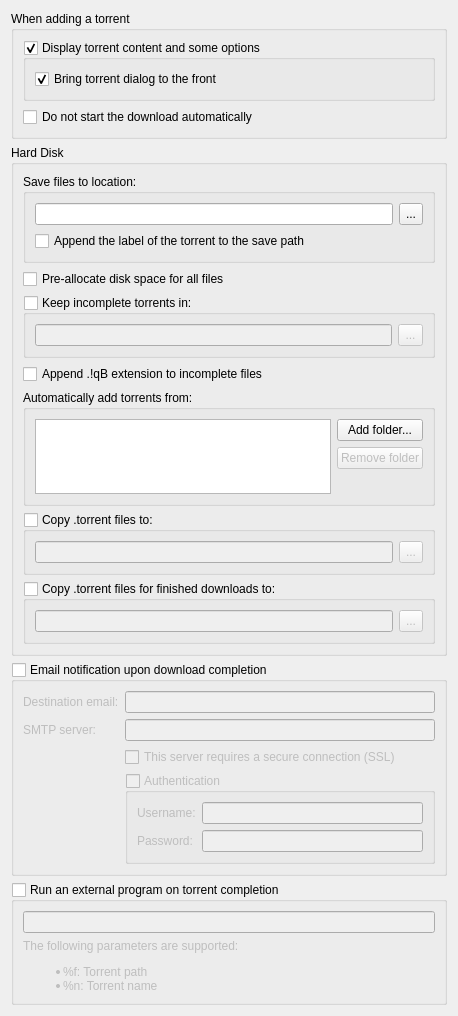
          <widget class="QWidget" name="scrollAreaWidgetContents_2">
           <property name="geometry">
            <rect>
             <x>0</x>
             <y>0</y>
             <width>458</width>
             <height>905</height>
            </rect>
           </property>
           <layout class="QVBoxLayout" name="verticalLayout">
            <item>
             <widget class="QGroupBox" name="torrentAdditionBox">
              <property name="sizePolicy">
               <sizepolicy hsizetype="Expanding" vsizetype="Preferred">
                <horstretch>0</horstretch>
                <verstretch>0</verstretch>
               </sizepolicy>
              </property>
              <property name="title">
               <string>When adding a torrent</string>
              </property>
              <layout class="QGridLayout" name="gridLayout_5">
               <property name="bottomMargin">
                <number>9</number>
               </property>
               <item row="1" column="0">
                <widget class="QCheckBox" name="checkStartPaused">
                 <property name="text">
                  <string comment="The torrent will be added to download list in pause state">Do not start the download automatically</string>
                 </property>
                </widget>
               </item>
               <item row="0" column="0">
                <widget class="QGroupBox" name="checkAdditionDialog">
                 <property name="title">
                  <string>Display torrent content and some options</string>
                 </property>
                 <property name="checkable">
                  <bool>true</bool>
                 </property>
                 <layout class="QGridLayout" name="gridLayout_15">
                  <item row="0" column="0">
                   <widget class="QCheckBox" name="checkAdditionDialogFront">
                    <property name="text">
                     <string>Bring torrent dialog to the front</string>
                    </property>
                    <property name="checked">
                     <bool>true</bool>
                    </property>
                   </widget>
                  </item>
                 </layout>
                </widget>
               </item>
              </layout>
             </widget>
            </item>
            <item>
             <widget class="QGroupBox" name="fileSystemBox">
              <property name="sizePolicy">
               <sizepolicy hsizetype="Expanding" vsizetype="Preferred">
                <horstretch>0</horstretch>
                <verstretch>0</verstretch>
               </sizepolicy>
              </property>
              <property name="title">
               <string>Hard Disk</string>
              </property>
              <layout class="QVBoxLayout" name="verticalLayout_25">
               <item>
                <widget class="QGroupBox" name="groupBox_3">
                 <property name="title">
                  <string>Save files to location:</string>
                 </property>
                 <layout class="QVBoxLayout" name="verticalLayout_26">
                  <property name="bottomMargin">
                   <number>9</number>
                  </property>
                  <item>
                   <layout class="QHBoxLayout" name="horizontalLayout_10">
                    <item>
                     <widget class="QLineEdit" name="textSavePath">
                      <property name="sizePolicy">
                       <sizepolicy hsizetype="Expanding" vsizetype="Fixed">
                        <horstretch>0</horstretch>
                        <verstretch>0</verstretch>
                       </sizepolicy>
                      </property>
                      <property name="text">
                       <string/>
                      </property>
                     </widget>
                    </item>
                    <item>
                     <widget class="QToolButton" name="browseSaveDirButton">
                      <property name="enabled">
                       <bool>true</bool>
                      </property>
                      <property name="minimumSize">
                       <size>
                        <width>22</width>
                        <height>22</height>
                       </size>
                      </property>
                      <property name="maximumSize">
                       <size>
                        <width>25</width>
                        <height>27</height>
                       </size>
                      </property>
                      <property name="text">
                       <string notr="true">...</string>
                      </property>
                     </widget>
                    </item>
                   </layout>
                  </item>
                  <item>
                   <widget class="QCheckBox" name="checkAppendLabel">
                    <property name="text">
                     <string>Append the label of the torrent to the save path</string>
                    </property>
                   </widget>
                  </item>
                 </layout>
                </widget>
               </item>
               <item>
                <widget class="QCheckBox" name="checkPreallocateAll">
                 <property name="text">
                  <string>Pre-allocate disk space for all files</string>
                 </property>
                </widget>
               </item>
               <item>
                <widget class="QGroupBox" name="checkTempFolder">
                 <property name="title">
                  <string>Keep incomplete torrents in:</string>
                 </property>
                 <property name="checkable">
                  <bool>true</bool>
                 </property>
                 <property name="checked">
                  <bool>false</bool>
                 </property>
                 <layout class="QGridLayout" name="gridLayout_3">
                  <property name="bottomMargin">
                   <number>9</number>
                  </property>
                  <item row="0" column="0">
                   <widget class="QLineEdit" name="textTempPath"/>
                  </item>
                  <item row="0" column="1">
                   <widget class="QToolButton" name="browseTempDirButton">
                    <property name="sizePolicy">
                     <sizepolicy hsizetype="Fixed" vsizetype="Fixed">
                      <horstretch>25</horstretch>
                      <verstretch>27</verstretch>
                     </sizepolicy>
                    </property>
                    <property name="minimumSize">
                     <size>
                      <width>22</width>
                      <height>22</height>
                     </size>
                    </property>
                    <property name="maximumSize">
                     <size>
                      <width>25</width>
                      <height>27</height>
                     </size>
                    </property>
                    <property name="text">
                     <string notr="true">...</string>
                    </property>
                   </widget>
                  </item>
                 </layout>
                </widget>
               </item>
               <item>
                <widget class="QCheckBox" name="checkAppendqB">
                 <property name="text">
                  <string>Append .!qB extension to incomplete files</string>
                 </property>
                </widget>
               </item>
               <item>
                <widget class="QGroupBox" name="groupBox_2">
                 <property name="title">
                  <string>Automatically add torrents from:</string>
                 </property>
                 <layout class="QVBoxLayout" name="verticalLayout_38">
                  <property name="bottomMargin">
                   <number>9</number>
                  </property>
                  <item>
                   <layout class="QHBoxLayout" name="horizontalLayout_16">
                    <item>
                     <widget class="QTableView" name="scanFoldersView">
                      <property name="sizePolicy">
                       <sizepolicy hsizetype="Expanding" vsizetype="Expanding">
                        <horstretch>0</horstretch>
                        <verstretch>1</verstretch>
                       </sizepolicy>
                      </property>
                      <property name="minimumSize">
                       <size>
                        <width>250</width>
                        <height>75</height>
                       </size>
                      </property>
                      <property name="selectionMode">
                       <enum>QAbstractItemView::SingleSelection</enum>
                      </property>
                      <property name="selectionBehavior">
                       <enum>QAbstractItemView::SelectRows</enum>
                      </property>
                      <property name="showGrid">
                       <bool>false</bool>
                      </property>
                      <property name="sortingEnabled">
                       <bool>true</bool>
                      </property>
                      <attribute name="horizontalHeaderDefaultSectionSize">
                       <number>80</number>
                      </attribute>
                      <attribute name="horizontalHeaderShowSortIndicator" stdset="0">
                       <bool>false</bool>
                      </attribute>
                      <attribute name="horizontalHeaderStretchLastSection">
                       <bool>true</bool>
                      </attribute>
                      <attribute name="verticalHeaderVisible">
                       <bool>false</bool>
                      </attribute>
                     </widget>
                    </item>
                    <item>
                     <layout class="QVBoxLayout" name="verticalLayout_37">
                      <item>
                       <widget class="QPushButton" name="addScanFolderButton">
                        <property name="text">
                         <string>Add folder...</string>
                        </property>
                       </widget>
                      </item>
                      <item>
                       <widget class="QPushButton" name="removeScanFolderButton">
                        <property name="enabled">
                         <bool>false</bool>
                        </property>
                        <property name="text">
                         <string>Remove folder</string>
                        </property>
                       </widget>
                      </item>
                      <item>
                       <spacer name="verticalSpacer_6">
                        <property name="orientation">
                         <enum>Qt::Vertical</enum>
                        </property>
                        <property name="sizeHint" stdset="0">
                         <size>
                          <width>20</width>
                          <height>40</height>
                         </size>
                        </property>
                       </spacer>
                      </item>
                     </layout>
                    </item>
                   </layout>
                  </item>
                 </layout>
                </widget>
               </item>
               <item>
                <widget class="QGroupBox" name="checkExportDir">
                 <property name="sizePolicy">
                  <sizepolicy hsizetype="Preferred" vsizetype="Preferred">
                   <horstretch>0</horstretch>
                   <verstretch>0</verstretch>
                  </sizepolicy>
                 </property>
                 <property name="title">
                  <string>Copy .torrent files to:</string>
                 </property>
                 <property name="checkable">
                  <bool>true</bool>
                 </property>
                 <property name="checked">
                  <bool>false</bool>
                 </property>
                 <layout class="QGridLayout" name="gridLayout_4">
                  <property name="bottomMargin">
                   <number>9</number>
                  </property>
                  <item row="0" column="0">
                   <widget class="QLineEdit" name="textExportDir"/>
                  </item>
                  <item row="0" column="1">
                   <widget class="QToolButton" name="browseExportDirButton">
                    <property name="minimumSize">
                     <size>
                      <width>22</width>
                      <height>22</height>
                     </size>
                    </property>
                    <property name="maximumSize">
                     <size>
                      <width>25</width>
                      <height>27</height>
                     </size>
                    </property>
                    <property name="text">
                     <string notr="true">...</string>
                    </property>
                   </widget>
                  </item>
                 </layout>
                </widget>
               </item>
               <item>
                <widget class="QGroupBox" name="checkExportDirFin">
                 <property name="sizePolicy">
                  <sizepolicy hsizetype="Preferred" vsizetype="Preferred">
                   <horstretch>0</horstretch>
                   <verstretch>0</verstretch>
                  </sizepolicy>
                 </property>
                 <property name="focusPolicy">
                  <enum>Qt::StrongFocus</enum>
                 </property>
                 <property name="title">
                  <string>Copy .torrent files for finished downloads to:</string>
                 </property>
                 <property name="checkable">
                  <bool>true</bool>
                 </property>
                 <property name="checked">
                  <bool>false</bool>
                 </property>
                 <layout class="QGridLayout" name="gridLayout_13">
                  <property name="bottomMargin">
                   <number>9</number>
                  </property>
                  <item row="0" column="0">
                   <widget class="QLineEdit" name="textExportDirFin"/>
                  </item>
                  <item row="0" column="1">
                   <widget class="QToolButton" name="browseExportDirFinButton">
                    <property name="minimumSize">
                     <size>
                      <width>22</width>
                      <height>22</height>
                     </size>
                    </property>
                    <property name="maximumSize">
                     <size>
                      <width>25</width>
                      <height>27</height>
                     </size>
                    </property>
                    <property name="text">
                     <string notr="true">...</string>
                    </property>
                   </widget>
                  </item>
                 </layout>
                </widget>
               </item>
              </layout>
             </widget>
            </item>
            <item>
             <spacer name="verticalSpacer_5">
              <property name="orientation">
               <enum>Qt::Vertical</enum>
              </property>
              <property name="sizeHint" stdset="0">
               <size>
                <width>20</width>
                <height>40</height>
               </size>
              </property>
             </spacer>
            </item>
            <item>
             <widget class="QGroupBox" name="groupMailNotification">
              <property name="title">
               <string>Email notification upon download completion</string>
              </property>
              <property name="checkable">
               <bool>true</bool>
              </property>
              <property name="checked">
               <bool>false</bool>
              </property>
              <layout class="QVBoxLayout" name="verticalLayout_21">
               <item>
                <layout class="QFormLayout" name="formLayout">
                 <item row="0" column="0">
                  <widget class="QLabel" name="label_2">
                   <property name="text">
                    <string>Destination email:</string>
                   </property>
                  </widget>
                 </item>
                 <item row="0" column="1">
                  <widget class="QLineEdit" name="dest_email_txt"/>
                 </item>
                 <item row="1" column="0">
                  <widget class="QLabel" name="label_3">
                   <property name="text">
                    <string>SMTP server:</string>
                   </property>
                  </widget>
                 </item>
                 <item row="1" column="1">
                  <widget class="QLineEdit" name="smtp_server_txt"/>
                 </item>
                 <item row="3" column="1">
                  <widget class="QGroupBox" name="groupMailNotifAuth">
                   <property name="title">
                    <string>Authentication</string>
                   </property>
                   <property name="checkable">
                    <bool>true</bool>
                   </property>
                   <property name="checked">
                    <bool>false</bool>
                   </property>
                   <layout class="QFormLayout" name="formLayout_2">
                    <item row="0" column="0">
                     <widget class="QLabel" name="label_7">
                      <property name="text">
                       <string>Username:</string>
                      </property>
                     </widget>
                    </item>
                    <item row="0" column="1">
                     <widget class="QLineEdit" name="mailNotifUsername"/>
                    </item>
                    <item row="1" column="0">
                     <widget class="QLabel" name="label_8">
                      <property name="text">
                       <string>Password:</string>
                      </property>
                     </widget>
                    </item>
                    <item row="1" column="1">
                     <widget class="QLineEdit" name="mailNotifPassword">
                      <property name="echoMode">
                       <enum>QLineEdit::Password</enum>
                      </property>
                     </widget>
                    </item>
                   </layout>
                  </widget>
                 </item>
                 <item row="2" column="1">
                  <widget class="QCheckBox" name="checkSmtpSSL">
                   <property name="text">
                    <string>This server requires a secure connection (SSL)</string>
                   </property>
                  </widget>
                 </item>
                </layout>
               </item>
              </layout>
             </widget>
            </item>
            <item>
             <widget class="QGroupBox" name="autoRunBox">
              <property name="title">
               <string>Run an external program on torrent completion</string>
              </property>
              <property name="checkable">
               <bool>true</bool>
              </property>
              <property name="checked">
               <bool>false</bool>
              </property>
              <layout class="QVBoxLayout" name="verticalLayout_19">
               <item>
                <widget class="QLineEdit" name="autoRun_txt"/>
               </item>
               <item>
                <widget class="QLabel" name="label_4">
                 <property name="text">
                  <string>The following parameters are supported:
&lt;ul&gt;
&lt;li&gt;%f: Torrent path&lt;/li&gt;
&lt;li&gt;%n: Torrent name&lt;/li&gt;
&lt;/ul&gt;</string>
                 </property>
                 <property name="textFormat">
                  <enum>Qt::RichText</enum>
                 </property>
                </widget>
               </item>
              </layout>
             </widget>
            </item>
           </layout>
          </widget>
